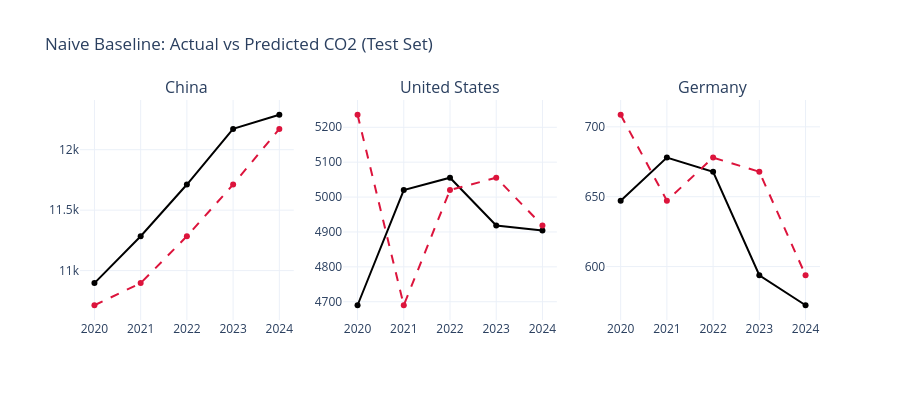

Notebook source saved alongside this figure:
### Markdown cell above
Visualise the naive baseline's predictions against actuals for three representative countries
(a large steady emitter, a plateaued emitter, and a declining emitter).

### Code cell
fig = make_subplots(rows=1, cols=3, subplot_titles=["China", "United States", "Germany"])
for i, country in enumerate(["China", "United States", "Germany"], start=1):
    t = test_baseline[test_baseline["country"] == country].sort_values("year")
    fig.add_trace(go.Scatter(x=t["year"] + 1, y=t["target_co2_next"], name=f"{country} actual",
                              mode="lines+markers", line=dict(color="black")), row=1, col=i)
    fig.add_trace(go.Scatter(x=t["year"] + 1, y=t["pred_naive"], name=f"{country} naive pred",
                              mode="lines+markers", line=dict(color="crimson", dash="dash")), row=1, col=i)
fig.update_layout(title="Naive Baseline: Actual vs Predicted CO2 (Test Set)", template="plotly_white",
                   showlegend=False, height=400)
fig.show()

### Figure 1 — Plotly figure (JSON) as saved in the notebook; plotly's stock layout.template omitted (floating-point values rounded to 4 significant figures)
{"data": [{"line": {"color": "black"}, "mode": "lines+markers", "name": "China actual", "type": "scatter", "x": [2020, 2021, 2022, 2023, 2024], "xaxis": "x", "y": [10900.0, 11280.0, 11710.0, 12170.0, 12290.0], "yaxis": "y"}, {"line": {"color": "crimson", "dash": "dash"}, "mode": "lines+markers", "name": "China naive pred", "type": "scatter", "x": [2020, 2021, 2022, 2023, 2024], "xaxis": "x", "y": [10710.0, 10900.0, 11280.0, 11710.0, 12170.0], "yaxis": "y"}, {"line": {"color": "black"}, "mode": "lines+markers", "name": "United States actual", "type": "scatter", "x": [2020, 2021, 2022, 2023, 2024], "xaxis": "x2", "y": [4690.0, 5020.0, 5055.0, 4918.0, 4904.0], "yaxis": "y2"}, {"line": {"color": "crimson", "dash": "dash"}, "mode": "lines+markers", "name": "United States naive pred", "type": "scatter", "x": [2020, 2021, 2022, 2023, 2024], "xaxis": "x2", "y": [5236.0, 4690.0, 5020.0, 5055.0, 4918.0], "yaxis": "y2"}, {"line": {"color": "black"}, "mode": "lines+markers", "name": "Germany actual", "type": "scatter", "x": [2020, 2021, 2022, 2023, 2024], "xaxis": "x3", "y": [647.2, 678.0, 667.8, 593.8, 572.3], "yaxis": "y3"}, {"line": {"color": "crimson", "dash": "dash"}, "mode": "lines+markers", "name": "Germany naive pred", "type": "scatter", "x": [2020, 2021, 2022, 2023, 2024], "xaxis": "x3", "y": [708.6, 647.2, 678.0, 667.8, 593.8], "yaxis": "y3"}], "layout": {"annotations": [{"font": {"size": 16}, "showarrow": false, "text": "China", "x": 0.1444, "xanchor": "center", "xref": "paper", "y": 1.0, "yanchor": "bottom", "yref": "paper"}, {"font": {"size": 16}, "showarrow": false, "text": "United States", "x": 0.5, "xanchor": "center", "xref": "paper", "y": 1.0, "yanchor": "bottom", "yref": "paper"}, {"font": {"size": 16}, "showarrow": false, "text": "Germany", "x": 0.8556, "xanchor": "center", "xref": "paper", "y": 1.0, "yanchor": "bottom", "yref": "paper"}], "height": 400, "showlegend": false, "title": {"text": "Naive Baseline: Actual vs Predicted CO2 (Test Set)"}, "xaxis": {"anchor": "y", "domain": [0.0, 0.2889]}, "xaxis2": {"anchor": "y2", "domain": [0.3556, 0.6444]}, "xaxis3": {"anchor": "y3", "domain": [0.7111, 1.0]}, "yaxis": {"anchor": "x", "domain": [0.0, 1.0]}, "yaxis2": {"anchor": "x2", "domain": [0.0, 1.0]}, "yaxis3": {"anchor": "x3", "domain": [0.0, 1.0]}}}
